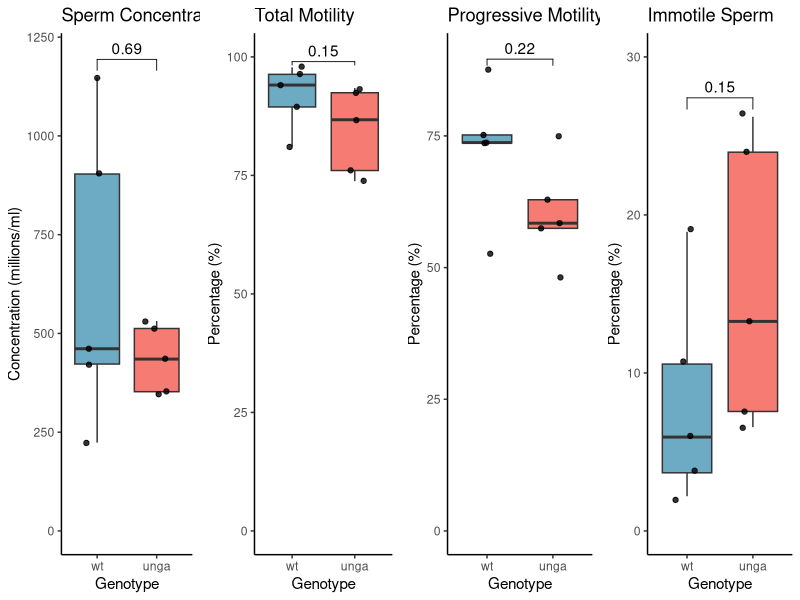

Reproduce this figure in R.
# Combined Sperm Analysis - Concentration and Motility
library(ggplot2)
library(dplyr)
library(tidyr)
library(ggpubr)

# Read both datasets
conc_data <- read.csv("sperm_concentration_data.csv")
motility_data <- read.csv("sperm_motility_data.csv")

# Convert concentration to millions for better visualization
conc_data$Concentration_millions <- conc_data$Concentration_spz_ml / 1e6

my_comparisons <- list( c("wt", "unga"))

# Create a comprehensive figure with all parameters
# Concentration plot
p_conc <- ggplot(conc_data, aes(x = factor(Genotype, level=c("wt", "unga")), 
                                 y = Concentration_millions, fill = Genotype)) +
  geom_boxplot(alpha = 0.7, outlier.shape = NA) +
  geom_jitter(width = 0.2, size = 1.5, alpha = 0.8) +
  scale_fill_manual(values = c("wt" = "#2E86AB", "unga" = "#F24236")) +
  ylim(0,1200) +
  labs(
    title = "Sperm Concentration",
    x = "Genotype",
    y = "Concentration (millions/ml)"
  ) +
  theme_classic() +
  theme(legend.position = "none") +
  stat_compare_means(comparisons = my_comparisons)

# Motility plots
p_tot_mot <- ggplot(motility_data, aes(x = factor(Genotype, level=c("wt", "unga")), 
                            y = Tot_Motility_pct, fill = Genotype)) +
  geom_boxplot(alpha = 0.7, outlier.shape = NA) +
  geom_jitter(width = 0.2, size = 1.5, alpha = 0.8) +
  scale_fill_manual(values = c("wt" = "#2E86AB", "unga" = "#F24236")) +
  ylim(0,100) +
  labs(
    title = "Total Motility",
    x = "Genotype",
    y = "Percentage (%)"
  ) +
  theme_classic() +
  theme(legend.position = "none") +
  stat_compare_means(comparisons = my_comparisons)

p_prog_mot <- ggplot(motility_data, aes(x = factor(Genotype, level=c("wt", "unga")), 
                            y = Prog_Motility_pct, fill = Genotype)) +
  geom_boxplot(alpha = 0.7, outlier.shape = NA) +
  geom_jitter(width = 0.2, size = 1.5, alpha = 0.8) +
  scale_fill_manual(values = c("wt" = "#2E86AB", "unga" = "#F24236")) +
  ylim(0,90) +
  labs(
    title = "Progressive Motility",
    x = "Genotype",
    y = "Percentage (%)"
  ) +
  theme_classic() +
  theme(legend.position = "none") +
  stat_compare_means(comparisons = my_comparisons)

p_immotile <- ggplot(motility_data, aes(x = factor(Genotype, level=c("wt", "unga")), 
                            y = Immotile_pct, fill = Genotype)) +
  geom_boxplot(alpha = 0.7, outlier.shape = NA) +
  geom_jitter(width = 0.2, size = 1.5, alpha = 0.8) +
  scale_fill_manual(values = c("wt" = "#2E86AB", "unga" = "#F24236")) +
  ylim(0,30) +
  labs(
    title = "Immotile Sperm",
    x = "Genotype",
    y = "Percentage (%)"
  ) +
  theme_classic() +
  theme(legend.position = "none") +
  stat_compare_means(comparisons = my_comparisons)

# Combine all plots
combined_plot <- ggarrange(p_conc, p_tot_mot, p_prog_mot, p_immotile, 
                             ncol = 4, nrow = 1)

# Save the combined plot
ggsave("combined_sperm_analysis.pdf", combined_plot, units= "cm", width = 15, height = 8, dpi = 300)


